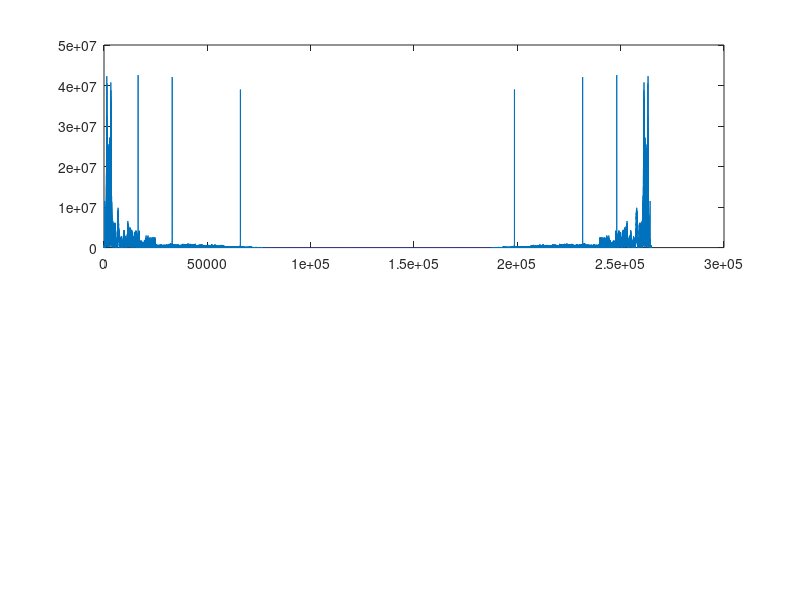

Recreate this plot in MATLAB.
close all;
load('d_signal.txt')
%%load('y_signal.txt')

figure, 
subplot(2,1,1);
len = size(d_signal,1);
plot(d_signal(1:len))
title('Sweep input');
xlabel('n');
ylabel('x(n)');


plot(abs(fft(d_signal)))
% subplot(2,1,2);
% plot(y_signal)
% title('Filtered output');
% xlabel('n');
% ylabel('y(n)');
% 
% load('fft_mag.txt')
% 
% figure,
% subplot(2,1,1);
% fftLen = 1024;
% fftLen2 = fftLen/2; 
% fftMag = abs(fft(x_signal))/fftLen2;
% plot(fftMag(1:fftLen2));
% title('FFT MATLAB Sweep');
% xlabel('m');
% ylabel('|Y(m)|');
% 
% subplot(2,1,2);
% plot(fft_mag(1:fftLen2));
% title('FFT CrossCore Sweep');
% xlabel('m');
% ylabel('|Y(m)|');
